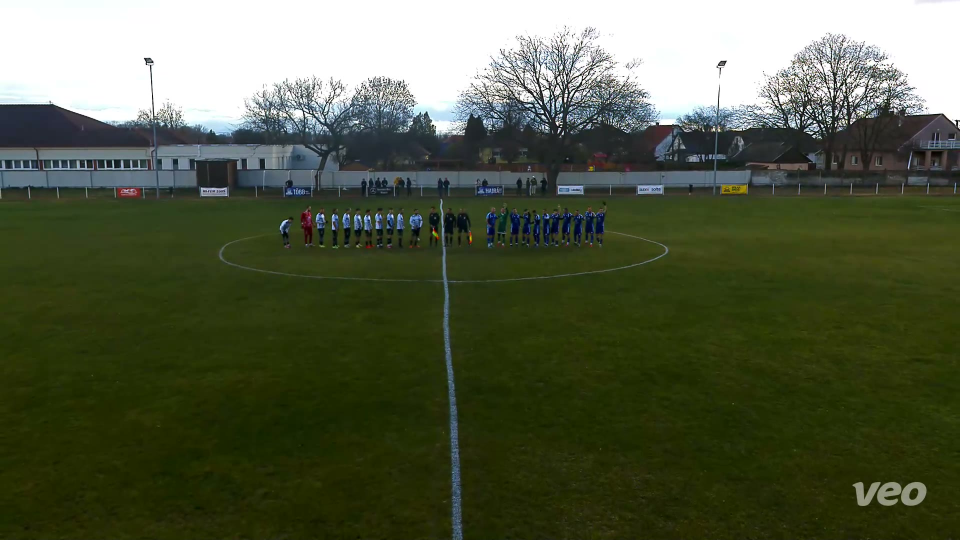
#> input picture minta/kep_001.jpg, 1920 x 1080 px (shown at 1/2 size)
$ python -i pitch_filters.py   (imports and definitions only)   (older library calls are emulated)
#> lines starting #> are read from the running program, lines starting #| are printed output that depends on the picture; after the words box and inside, x2 and y2 are one past the last pixel; in counts of white or black regions, pixels touching at a corner belong together
#> further down, picture is the input picture: shape (1080, 1920, 3); mean B, G, R 68.9, 92.4, 85
import math

import cv2
import numpy as np
from collections import deque

FULL_HSV_RANGE = (np.array([0, 0, 0]), np.array([179, 255, 255]))


def is_full_range(lower, upper):
    """A teljes HSV tartomány = 'nincs beállítva' (így jelzi a kliens)."""
    return np.array_equal(lower, FULL_HSV_RANGE[0]) and np.array_equal(upper, FULL_HSV_RANGE[1])


def build_grass_mask(hsv_frame, lower, upper, scale=0.5):
    """
    Fűmaszk a képkockáról, csökkentett felbontáson (gyorsabb).
    A zárás (closing) kitölti a fehér pályavonalakat és az árnyékokat,
    hogy a vonalon álló játékos se essen ki.
    Visszatér: (maszk, scale) vagy (None, scale), ha nincs fűszín beállítva.
    """
#> called with lower = array of shape (3,), upper = array of shape (3,), scale = 0.5
    if is_full_range(lower, upper):
        return None, scale
    small = hsv_frame if scale == 1.0 else cv2.resize(hsv_frame, None, fx=scale, fy=scale,
                                                       interpolation=cv2.INTER_NEAREST)
#> small: shape (540, 960, 3); mean H, S, V 44.5, 141.6, 94.2
    mask = cv2.inRange(small, lower, upper)
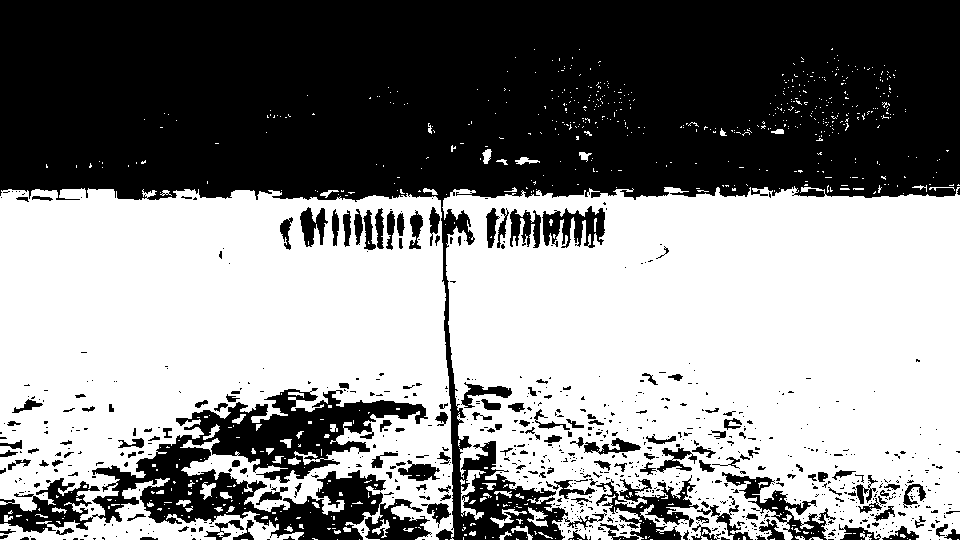
#> mask: shape (540, 960); 53.5% white; 796 black regions (630 under 20 px), largest, box (x1, y1, x2, y2) and area: (0, 0, 960, 540) 192569, (0, 388, 432, 540) 24627, (596, 475, 699, 540) 2726
    k = max(5, (int(small.shape[0] / 60) // 2) * 2 + 1)
    kernel = cv2.getStructuringElement(cv2.MORPH_ELLIPSE, (k, k))
    mask = cv2.morphologyEx(mask, cv2.MORPH_CLOSE, kernel)
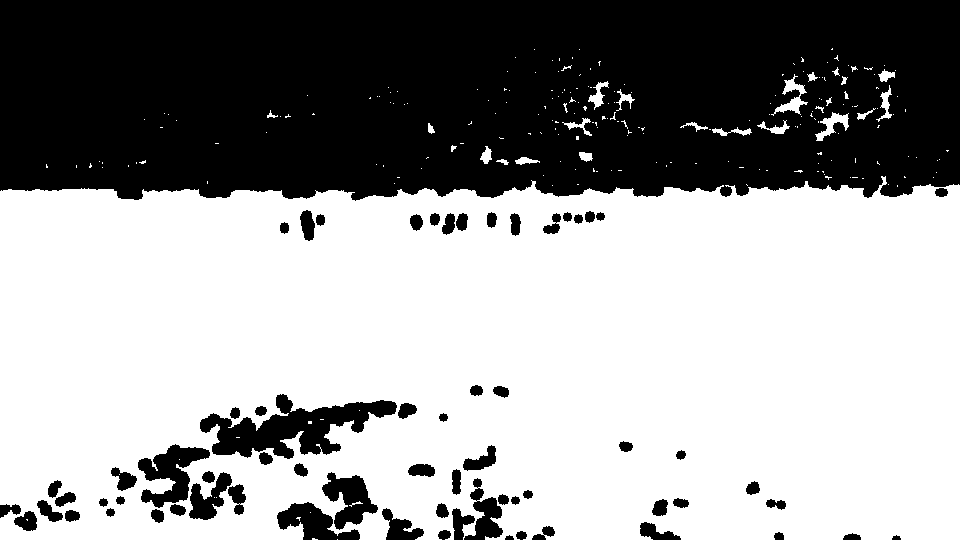
#> mask: shape (540, 960); 60.8% white; 67 black regions, largest, box (x1, y1, x2, y2) and area: (0, 0, 960, 201) 180577, (200, 394, 397, 459) 5766, (138, 444, 210, 508) 2155
    return mask, scale


# [20 lines left out: function foot_on_grass, not called in this run]


class CameraMotion:
    """
    A forgó (Veo) kamera elmozdulásának becslése fáziskorrelációval.
    A képernyő-koordinátából kivonva az összesített eltolást egy
    'kamera-független' koordinátát kapunk, amiben az álló néző tényleg áll.
    (Csak eltolást kezel, zoomot nem – néhány másodperces ablakra ez elég.)
    """

    # [18 lines left out: functions __init__, update, not called in this run]

    def stabilize(self, x, y):
        return x - self.offset[0], y - self.offset[1]


class StationaryFilter:
    """
    Kiszűri azokat a követett alakokat, akik 'window_sec' ideig szinte
    nem mozdulnak (nézők, edző, kispad). A mozgást kamera-független
    koordinátában méri, a küszöb a dobozmagassághoz viszonyított.
    window_sec <= 0 esetén kikapcsolva.
    """

    # [59 lines left out: functions __init__, update, prune, grass_top_profile, not called in this run]


class BoundaryCrowdFilter:
    """
    NÉZŐ A TÚLSÓ PÁLYASZÉLEN – kalibráció nélküli heurisztika a tipikus Veo-elrendezéshez: a nézők a
    túlsó kerítés / reklámtábla előtti füves sávban állnak. Ha nincs megbízható pálya-homográfia (a
    pályahatár-szűrő nem működik), az ilyen alak a fő fűterület felső széléhez (a kerítés aljához)
    közel áll (band_ratio * dobozmagasság), ÉS ugyanazon a – kamera-mozgással kompenzált – helyen
    több másodpercig folyamatosan látszik valaki. A követő-azonosító cserélődése (valódi felvételen
    gyakori) itt nem számít: a HELY állandósága dönt, nem a követésé. A partjelző és a bedobó
    mozog (a hely nem állandó), így legfeljebb rövid ideig esik ki.
    """

    # [87 lines left out: functions __init__, set_frame, edge_y, in_band, update, extract_dominant_color, not called in this run]


# ======================================================================
# Pályahatár, követés-épség és kapus-megerősítés pálya-koordinátában
# (a képkockánkénti homográfiával; ha a H nem megbízható / None, mindegyik kikapcsol)
# ======================================================================
PITCH_LENGTH = 105.0
PITCH_WIDTH = 68.0
PENALTY_DEPTH = 16.5          # a 16-os mélysége (m)
PENALTY_HALF_WIDTH = 20.16    # a 16-os félszélessége (40,32 m / 2)
PITCH_TRUST_CONF = 0.5        # a pályakövető bizalma, ami felett a H-t a szűrők használják


# [30 lines left out: functions pitch_h_trusted, outside_distance_m, in_penalty_area, not called in this run]


class PitchGeometry:
    """
    Egy képkocka kép <-> pálya vetítése: talppont -> pálya (m), pálya -> kép, és a horizont
    feletti (a kamera mögé vetülő) pontok kiszűrése. A referencia-előjel a kép alsó közepe
    (az biztosan a talajon van).
    """

    # [37 lines left out: functions __init__, to_pitch, to_image, pixels_per_meter, not called in this run]


class PitchBoundary:
    """
    Pályahatár-szűrő a képkocka homográfiájával (Veo: képkockánként más).
      1. képtér: a margin_m-rel kitolt oldalvonalak (y = -margin és y = 68 + margin) képi vetülete
         oszloponként; a vonalon dobozmagasság-arányos tűréssel túl álló talppont -> kizárva
         (a túlsó oldalvonal mögötti füves sávon álló néző, csere, melegítő);
      2. pályatér: a talppont (± a doboz-remegés tűrése) a pályán kívül több mint margin_m-re
         -> kizárva (a kapuk mögött is). A bedobás / szöglet / alapvonal mögötti kapus a
         margón belül marad.
    set_frame(H, trusted) képkockánként; nem megbízható H-nál minden átmegy.
    """

    # [27 lines left out: functions __init__, set_frame, not called in this run]

    @property
    def active(self):
        return self.geom is not None

    # [8 lines left out: function _line_y, not called in this run]

    def project(self, foot_x, foot_y):
        return None if self.geom is None else self.geom.to_pitch(foot_x, foot_y)

    # [34 lines left out: function check, not called in this run]


class PitchTrackSanity:
    """
    Követés-szintű épség pálya-koordinátában (megbízható H mellett):
      * 'kint él': a követés megfigyeléseinek többsége (felejtő átlag, half_life_sec felezési idő)
        a pályán kívül (> outside_m) van, legalább min_life_sec óta -> a követés ELNYOMVA
        (edző, csere, melegítő a vonal mellett); visszatér, ha recover_sec-ig a pályán van;
      * 'sosem mozdul': a követés teljes (látott) élete alatt a pályán mért kiterjedése
        < still_max_m, legalább still_sec óta -> ELNYOMVA (pályatérben mérve, így a forgó kamera
        nem zavarja). Ha elmozdul, magától visszatér (a kiterjedés megnő).
    A megerősített kapus a 'sosem mozdul' alól kivétel (ezt a hívó adja meg).
    """

    # [60 lines left out: functions __init__, update, not called in this run]

    def prune(self, frame_idx):
        for tid in [t for t, tr in self.tracks.items() if frame_idx - tr["last"] > self.ttl]:
            del self.tracks[tid]


class KeeperGate:
    """
    Kapus-megerősítés követésenként. Megerősített kapus (ez mentesül az álló alak szűrő alól):
      * a modell kapus osztálya (az aktuális detektálás, vagy a követés megfigyeléseinek >= 30%-a), vagy
      * mezszín-egyezés ÉS pálya-pozíció: a követés többnyire (felejtő átlag >= min_frac) valamelyik
        16-oson belül / annak közelében (area_margin_m) van.
    Csak színegyezés (pl. narancs mezes néző a sárga kapus tartományában): pálya-koordinátával a
    16-osokon kívül -> NEM kapus; pálya-koordináta nélkül kapusnak jelölhető, de nem mentesül.
    """

    # [32 lines left out: functions __init__, update, not called in this run]

    def prune(self, frame_idx):
        for tid in [t for t, tr in self.tracks.items() if frame_idx - tr["last"] > self.ttl]:
            del self.tracks[tid]


class GrassMaskCache:
    """
    SEBESSÉG: a fűmaszk újraszámolása csak minden every-edik hívásnál; közte az utoljára számolt maszk
    a kameramozgással (CameraMotion összesített eltolása) eltolva. A fű nem mozog, a forgó kamera két
    képkocka között jó közelítéssel csak eltolja a képet; a széleken felbukkanó sáv a szomszédos
    maszkértéket kapja. Nagy elmozdulásnál (max_shift_px, a maszk felbontásán) mindig újraszámol.
    every = 1: minden hívásnál új maszk (a régi működés).
        cache = GrassMaskCache(grass_model.mask, every=2)
        mask, scale = cache.get(frame, camera_motion.offset)
    """

    # [29 lines left out: functions __init__, get, not called in this run]


# ======================================================================
# ADAPTÍV FŰMODELL: a fű színeloszlása videónként tanulva (árnyék-, csillanás- és színezet-tűrő)
# ======================================================================
DEFAULT_GRASS_HSV = (np.array([30, 40, 40]), np.array([85, 255, 255]))   # a /cut-raw alapértéke = "auto"
_LOG_K = 3.0       # eltolás a log-színarányban (a sötét pixelek zaja ellen)
_LOG_LUT = np.log(np.arange(256, dtype=np.float32) + _LOG_K).astype(np.float32)


# [65 lines left out: functions grass_mode_from_config, _features, _as_mask255, _box_count_ge, _drop_components, not called in this run]


class _Mode:
    """Egy fű-módus (pl. napos / árnyékos fű): 2D Gauss a színarányokon + világosság-tartomány."""
    __slots__ = ("mu", "cov", "icov", "lv", "slv", "w", "bgr")

    # [6 lines left out: function __init__, not called in this run]

    def _inv(self):
        c = self.cov + np.eye(2) * GrassModel.CHROMA_FLOOR ** 2
        self.icov = np.linalg.inv(c)

    # [14 lines left out: functions d2, blend, not called in this run]


class GrassModel:
    """
    Videónként tanult fűmodell a fix HSV-doboz helyett.

    * Jellemzők: log(G/R), log(G/B) színarány (a fényerőtől független) + log-világosság.
    * Tanulás (observe): a kép alsó-középső részéből (ott szinte biztosan fű van) robusztus kezdő
      becslés, majd a kép alsó 65%-ának "zöldes" pixeleire legfeljebb 2 módusú Gauss-keverék (EM):
      napos és árnyékos fű (az árnyékos módus színaránya a napostól legfeljebb MODE_CHROMA_GAP-re
      lehet – így a fák / reklámtábla nem lesznek "fű"). Később lassan frissül (felejtő átlag), és
      ha új, elég nagy árnyékos / megvilágított rész jelenik meg, a második módus akkor is létrejön.
    * Maszk (mask): a pixel fű, ha valamelyik módus színarány-Mahalanobis távolsága < D2_MAX és a
      világossága a módus tartományában van; vagy ha a napos módus "kifakult" (csillanás /
      fátyolfény: a fehér felé eltolódott, de világosabb) változata. Utána zárás, mint a régi
      build_grass_mask-nál (a fehér vonalak és a lábak árnyéka kitöltődik).
    * Kimenetek a többi lépésnek: mask() (foot_on_grass, labdakövető), is_grass_pixels() (mezszín
      fű-kiszűrése), hsv_bounds() (HSV-tartományt váró kód, pl. a pályakövető), illumination_gain()
      (a játékos körüli fű alapján megvilágítás-korrekció a mezszínhez).
    Tanulás előtt (ready == False) a mask() a fix alap HSV tartományra esik vissza.
    """

    CHROMA_FLOOR = 0.05      # a színarány-szórás alsó korlátja (zaj, tömörítés)
    D2_MAX = 9.0             # ~3 szigma
    LV_TOL = 3.0             # világosság-tűrés (szigma)
    LV_TOL_MIN = 0.45        # ... de legalább ennyi (log; ~x1.6)
    LV_TOL_DARK = 1.0        # sötétebb irányban legalább ennyi (log; ~x0,37: az alakok saját árnyéka is fű)
    MODE_CHROMA_GAP = 0.45   # a második módus színaránya legfeljebb ennyire térhet el az elsőtől
    MODE_LV_GAP = 0.25       # ... és világosságban legalább ennyire különbözzön (vagy színarányban 2,5 szigmára)
    MIN_MODE_W = 0.1         # a második módus minimális súlya
    SHADOW_CHROMA_GAP = 0.25  # árnyék-módus (megvilágítás-korrekcióhoz): legfeljebb ennyi színarány-eltérés ...
    SHADOW_LV_GAP = 0.25      # ... és legalább ennyivel sötétebb (log; ~x0,78)
    DENS_WIN, DENS_MIN = 5, 0.5   # többségi szűrő: ablakméret (px) és a fű-pixelek minimális aránya
    EDGE_GROW = 0            # a kész maszk tágítása (px, a maszk felbontásán; 0 = nincs)
    D2_WEAK = 36.0           # gyenge jelölt színarány-tűrése (~6 szigma)
    WEAK = 4                 # a gyenge jelölt címkéje
    FADED_T_MIN = 0.2        # a "kifakult" (csillanás) fű minimális megmaradt színessége a napos módushoz képest

    def __init__(self, update_alpha=0.15, max_samples=24000, learn_frames=3, learn_scale=0.5, seed=0):
        self.modes = []
        self.learn_scale = float(learn_scale)
        self.learn_frames = max(1, int(learn_frames))
        self.update_alpha = float(update_alpha)
        self.max_samples = int(max_samples)
        self.rng = np.random.default_rng(seed)
        self.n_obs = 0
        self.n_fits = 0
        self._hsv_bounds = None
        self._pending = []          # a kezdeti tanulás mintái (több képkocka)
        self.history = []           # (megfigyelés sorszáma, módusok száma, árnyék-arány) – naplóhoz

    @property
    def ready(self):
        return bool(self.modes)

    # ------------------------------------------------------------------ tanulás
    # [176 lines left out: functions _candidates, _fit, observe, flush, _update, shadow_like, not called in this run]

    def shadow_weight(self):
        return 0.0 if len(self.modes) < 2 else float(self.modes[1].w / (self.modes[0].w + self.modes[1].w))

    # ------------------------------------------------------------------ osztályozás
    # [57 lines left out: function classify_features, not called in this run]

    LUT_BITS = 6     # a gyors osztályozó táblázat csatornánkénti felbontása (6 bit = 4-es lépés)

    # [39 lines left out: functions labels, is_grass_pixels, not called in this run]

    def mask(self, frame_bgr, scale=0.5):
        """Fűmaszk csökkentett felbontáson (mint a build_grass_mask). Visszatér: (maszk, scale)."""
        if not self.ready:
            hsv = cv2.cvtColor(frame_bgr, cv2.COLOR_BGR2HSV)
            return build_grass_mask(hsv, *DEFAULT_GRASS_HSV, scale=scale)
        small = cv2.resize(frame_bgr, None, fx=scale, fy=scale, interpolation=cv2.INTER_AREA)
        lab = self.labels(small)
        # SEBESSÉG: uint8 (0/255) maszkok cv2-műveletekkel (ugyanaz az eredmény, mint a bool tömbökkel)
        strong = cv2.inRange(lab, 1, self.WEAK - 1)
        # csak a SŰRŰ biztos fű mellett (a fák / bokrok elszórt "fűszínű" foltjai mellett nem)
        solid = cv2.inRange(lab, 1, 2)     # a kifakult (csillanó) rész mellett nem: ott minden szürkés-zöld
        dense = cv2.bitwise_and(solid, _box_count_ge(solid, 5, 0.7))
        near = cv2.dilate(dense, np.ones((5, 5), np.uint8))
        extra = cv2.bitwise_and(cv2.compare(lab, self.WEAK, cv2.CMP_EQ), near)
        return self._clean_mask(strong, extra=extra), scale

    # [67 lines left out: functions _clean_mask, label_map, _update_hsv, hsv_bounds, not called in this run]

    def reference_bgr(self):
        """A napos (referencia) fű átlagszíne BGR-ben, vagy None."""
        return None if not self.ready else self.modes[0].bgr.copy()

    # [65 lines left out: functions illumination_gain, describe, learn_from_video, not called in this run]

>>> import cv2
>>> picture = cv2.imread('minta/kep_001.jpg')
>>> result = GrassModel().mask(picture)

$ run again, on minta/kep_002.jpg
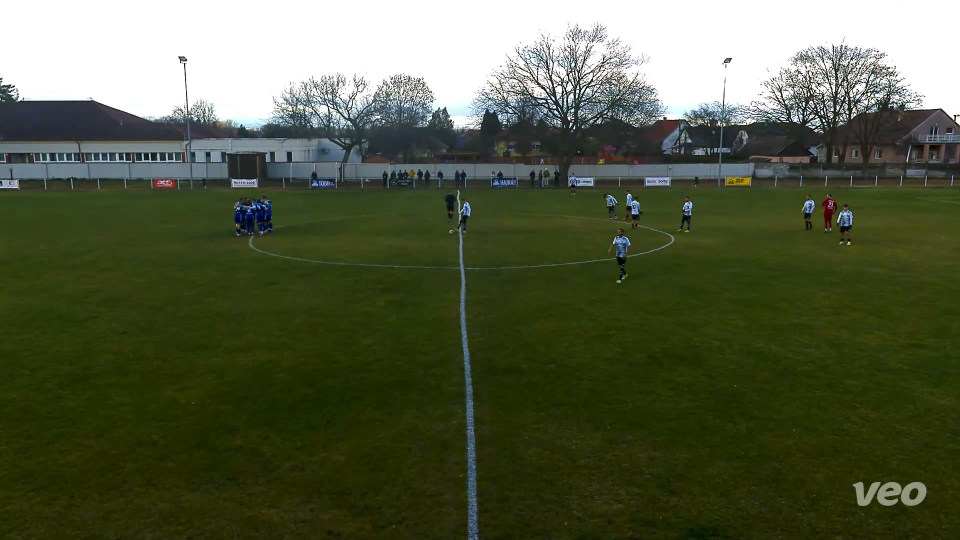
#> input picture minta/kep_002.jpg, 1920 x 1080 px (shown at 1/2 size)
#> picture is the input picture: shape (1080, 1920, 3); mean B, G, R 67.5, 93.1, 85.7
#> hsv: shape (1080, 1920, 3); mean H, S, V 41.1, 143.2, 94.4
#> small: shape (540, 960, 3); mean H, S, V 41.1, 143, 94.4
#> in build_grass_mask, `mask = cv2.inRange(small, lower, upper)`:
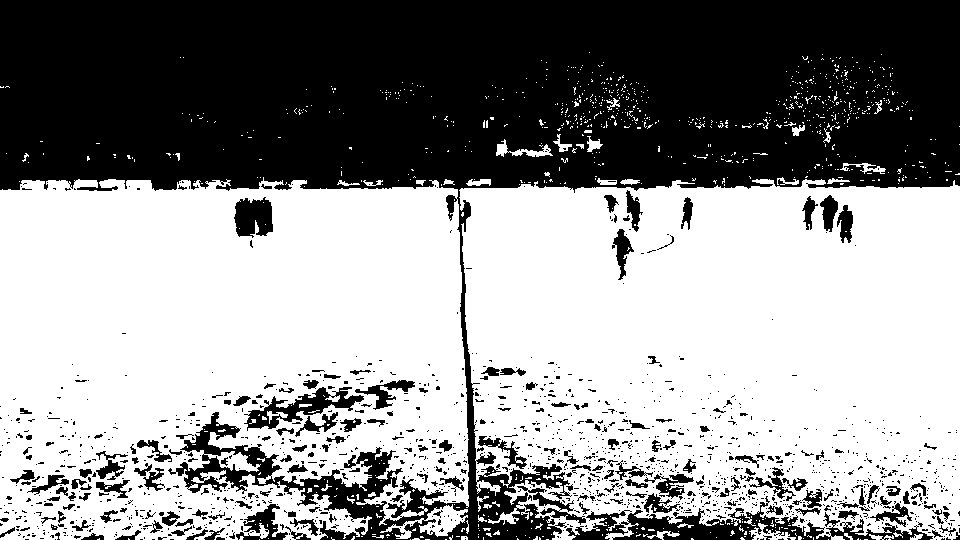
#> mask: shape (540, 960); 57.8% white; 1415 black regions (1225 under 20 px), largest, box (x1, y1, x2, y2) and area: (0, 0, 960, 540) 189833, (566, 496, 933, 540) 5066, (244, 387, 364, 431) 1740
#> in build_grass_mask, `mask = cv2.morphologyEx(mask, cv2.MORPH_CLOSE, kernel)`:
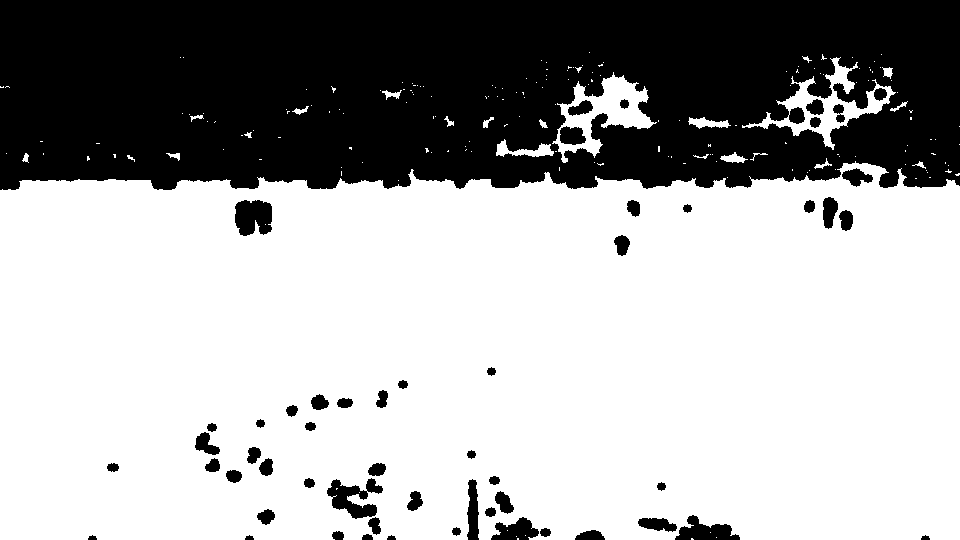
#> mask: shape (540, 960); 66% white; 55 black regions, largest, box (x1, y1, x2, y2) and area: (0, 0, 960, 190) 164948, (327, 478, 383, 519) 1130, (235, 200, 272, 236) 1098
